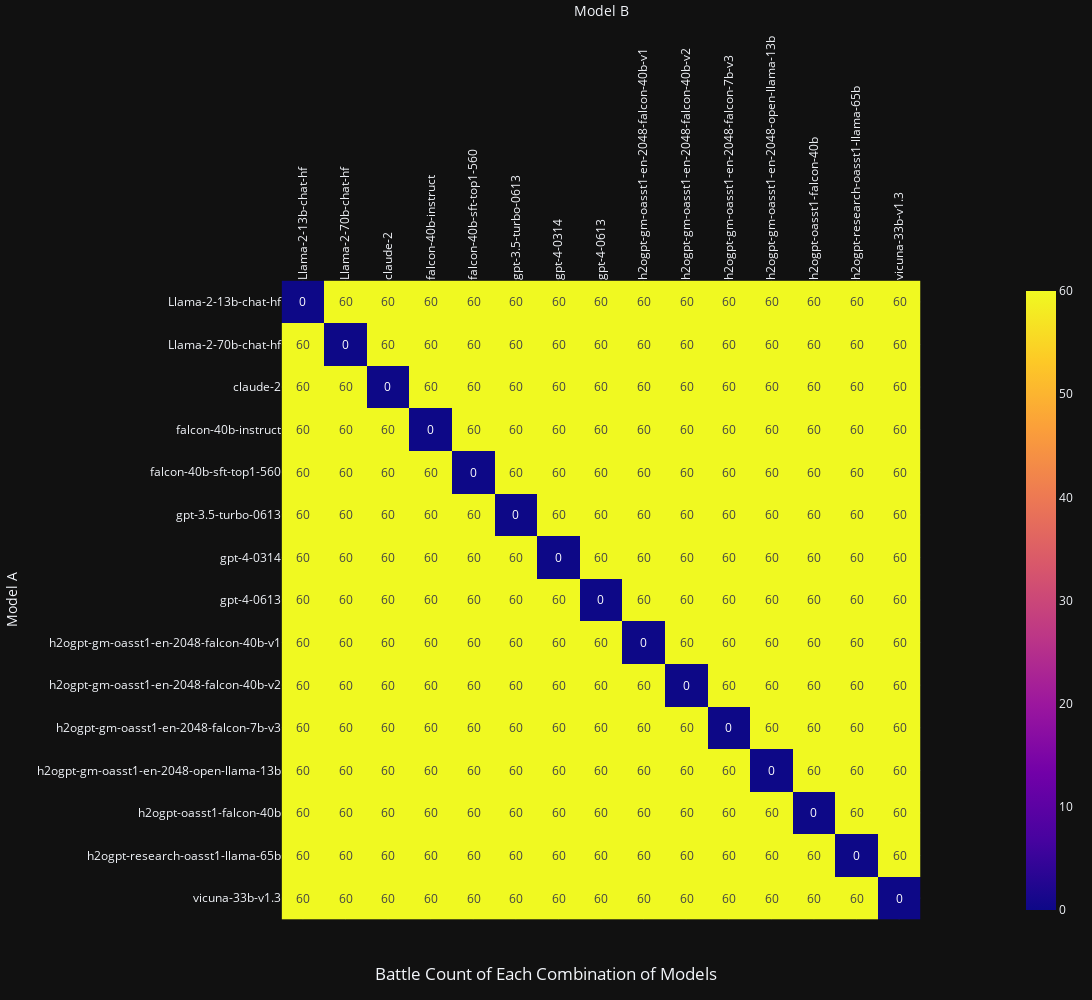

The cell this chart's notebook holds for it:
### Code cell
fig = visualize_battle_count(
    battles, title="Battle Count of Each Combination of Models"
)
display(fig)

### Figure 1 — Plotly figure (JSON) as saved in the notebook; plotly's stock layout.template omitted (floating-point values rounded to 4 significant figures; data arrays with more than 128 entries replaced by an {"elided": "..."} marker saying what was removed)
{"data": [{"coloraxis": "coloraxis", "name": "0", "texttemplate": "%{z}", "x": ["Llama-2-13b-chat-hf", "Llama-2-70b-chat-hf", "claude-2", "falcon-40b-instruct", "falcon-40b-sft-top1-560", "gpt-3.5-turbo-0613", "gpt-4-0314", "gpt-4-0613", "h2ogpt-gm-oasst1-en-2048-falcon-40b-v1", "h2ogpt-gm-oasst1-en-2048-falcon-40b-v2", "h2ogpt-gm-oasst1-en-2048-falcon-7b-v3", "h2ogpt-gm-oasst1-en-2048-open-llama-13b", "h2ogpt-oasst1-falcon-40b", "h2ogpt-research-oasst1-llama-65b", "vicuna-33b-v1.3"], "y": ["Llama-2-13b-chat-hf", "Llama-2-70b-chat-hf", "claude-2", "falcon-40b-instruct", "falcon-40b-sft-top1-560", "gpt-3.5-turbo-0613", "gpt-4-0314", "gpt-4-0613", "h2ogpt-gm-oasst1-en-2048-falcon-40b-v1", "h2ogpt-gm-oasst1-en-2048-falcon-40b-v2", "h2ogpt-gm-oasst1-en-2048-falcon-7b-v3", "h2ogpt-gm-oasst1-en-2048-open-llama-13b", "h2ogpt-oasst1-falcon-40b", "h2ogpt-research-oasst1-llama-65b", "vicuna-33b-v1.3"], "z": {"elided": "15x15 int values"}, "type": "heatmap", "xaxis": "x", "yaxis": "y", "hovertemplate": "Model A: %{y}<br>Model B: %{x}<br>Count: %{z}<extra></extra>"}], "layout": {"xaxis": {"anchor": "y", "domain": [0.0, 1.0], "scaleanchor": "y", "constrain": "domain", "title": {"text": "Model B"}, "side": "top", "tickangle": -90}, "yaxis": {"anchor": "x", "domain": [0.0, 1.0], "autorange": "reversed", "constrain": "domain", "title": {"text": "Model A"}}, "coloraxis": {"colorscale": [[0.0, "#0d0887"], [0.1111, "#46039f"], [0.2222, "#7201a8"], [0.3333, "#9c179e"], [0.4444, "#bd3786"], [0.5556, "#d8576b"], [0.6667, "#ed7953"], [0.7778, "#fb9f3a"], [0.8889, "#fdca26"], [1.0, "#f0f921"]]}, "title": {"text": "Battle Count of Each Combination of Models", "y": 0.02, "x": 0.5}, "height": 1000, "width": 1200}}
